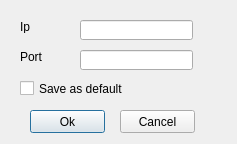
<?xml version="1.0" encoding="UTF-8"?>
<ui version="4.0">
 <class>ConfigDialog</class>
 <widget class="QDialog" name="ConfigDialog">
  <property name="geometry">
   <rect>
    <x>0</x>
    <y>0</y>
    <width>237</width>
    <height>144</height>
   </rect>
  </property>
  <property name="minimumSize">
   <size>
    <width>237</width>
    <height>130</height>
   </size>
  </property>
  <property name="maximumSize">
   <size>
    <width>237</width>
    <height>16777215</height>
   </size>
  </property>
  <property name="windowTitle">
   <string>Dialog</string>
  </property>
  <property name="modal">
   <bool>false</bool>
  </property>
  <widget class="QLineEdit" name="lineEditIp">
   <property name="geometry">
    <rect>
     <x>80</x>
     <y>20</y>
     <width>113</width>
     <height>20</height>
    </rect>
   </property>
   <property name="inputMask">
    <string/>
   </property>
  </widget>
  <widget class="QLabel" name="labelIp">
   <property name="geometry">
    <rect>
     <x>20</x>
     <y>20</y>
     <width>46</width>
     <height>13</height>
    </rect>
   </property>
   <property name="text">
    <string>Ip</string>
   </property>
  </widget>
  <widget class="QLabel" name="labelPort">
   <property name="geometry">
    <rect>
     <x>20</x>
     <y>50</y>
     <width>46</width>
     <height>13</height>
    </rect>
   </property>
   <property name="text">
    <string>Port</string>
   </property>
  </widget>
  <widget class="QLineEdit" name="lineEditPort">
   <property name="geometry">
    <rect>
     <x>80</x>
     <y>50</y>
     <width>113</width>
     <height>20</height>
    </rect>
   </property>
  </widget>
  <widget class="QPushButton" name="okButton">
   <property name="geometry">
    <rect>
     <x>30</x>
     <y>110</y>
     <width>75</width>
     <height>23</height>
    </rect>
   </property>
   <property name="text">
    <string>Ok</string>
   </property>
  </widget>
  <widget class="QPushButton" name="cancelButton">
   <property name="geometry">
    <rect>
     <x>120</x>
     <y>110</y>
     <width>75</width>
     <height>23</height>
    </rect>
   </property>
   <property name="text">
    <string>Cancel</string>
   </property>
  </widget>
  <widget class="QCheckBox" name="SaveAsDefault">
   <property name="geometry">
    <rect>
     <x>20</x>
     <y>80</y>
     <width>171</width>
     <height>17</height>
    </rect>
   </property>
   <property name="text">
    <string>Save as default</string>
   </property>
  </widget>
 </widget>
 <resources/>
 <connections/>
</ui>
